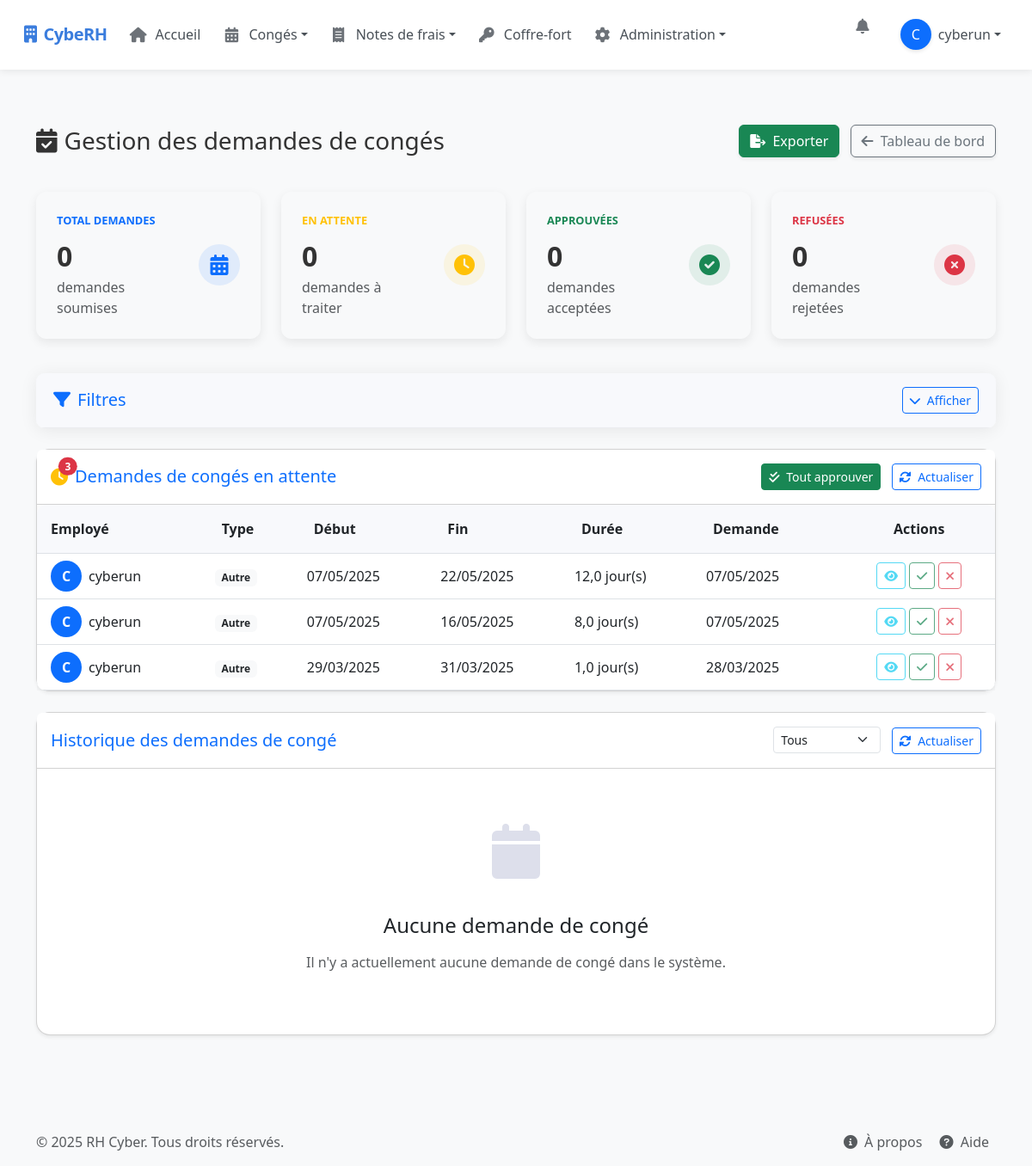
The page /manage-leaves/ (signed in) on the database as committed earlier.
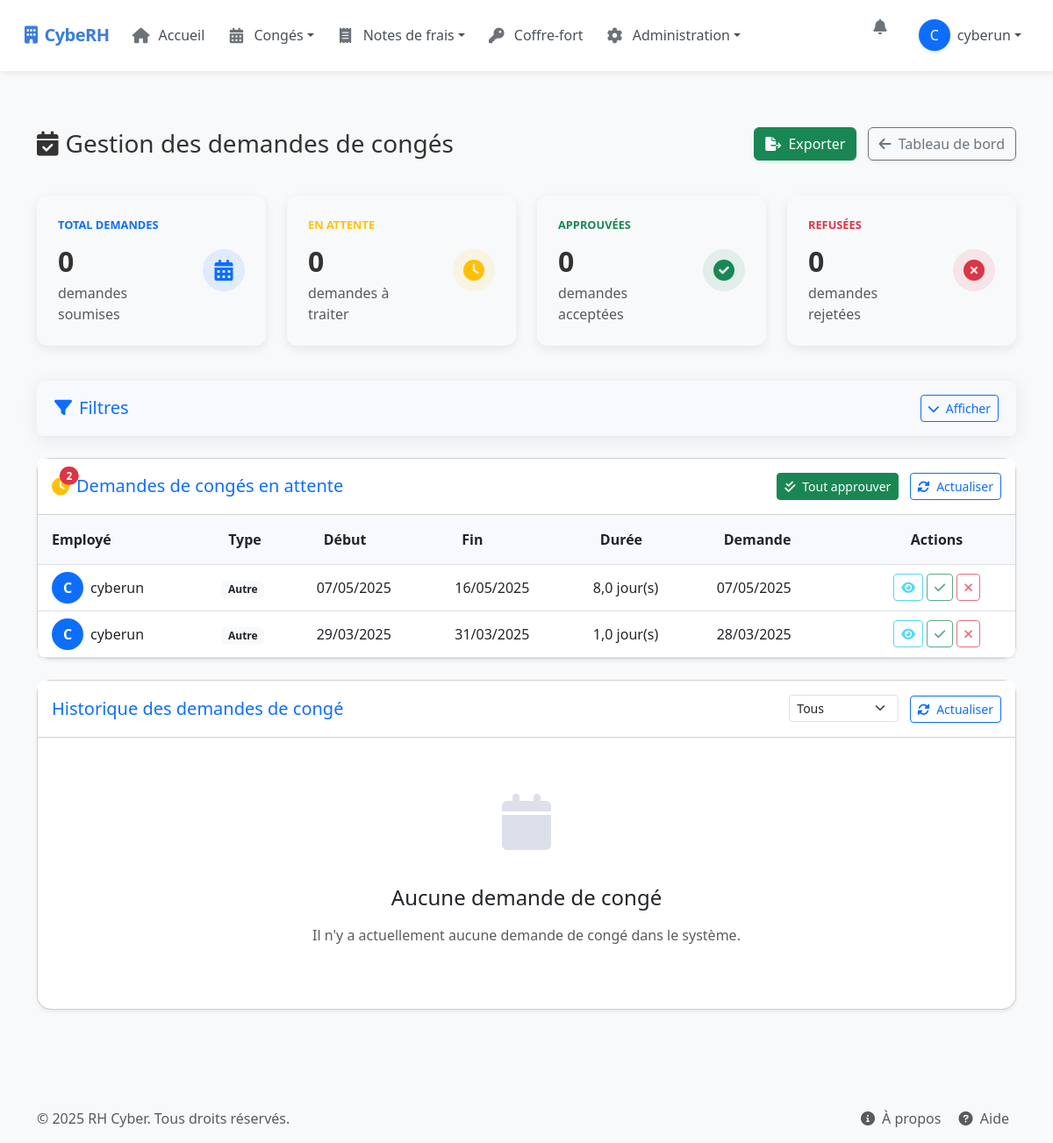
The same page on the database as committed later.
### rh_management/models.py (models this page shows, shortened)
class LeaveRequest(models.Model):
    LEAVE_TYPES = (
        ('annual', 'Congé annuel'),
        ('sick', 'Congé maladie'),
        ('parental', 'Congé parental'),
        ('unpaid', 'Congé sans solde'),
        ('bereavement', 'Congé pour décès'),
        ('marriage', 'Congé pour mariage'),
        ('moving', 'Congé pour déménagement'),
        ('other', 'Autre')
    )
    STATUS_CHOICES = (
        ('pending', 'En attente'),
        ('approved', 'Approuvé'),
        ('rejected', 'Refusé')
    )
    HALF_DAY_PERIOD_CHOICES = (
        ('morning', 'Matin'),
        ('afternoon', 'Après-midi')
    )
    user = models.ForeignKey(User, on_delete=models.CASCADE, related_name='leave_requests')
    leave_type = models.CharField(max_length=20, choices=LEAVE_TYPES)
    start_date = models.DateField()
    end_date = models.DateField()
    half_day = models.BooleanField(default=False)
    half_day_period = models.CharField(max_length=10, choices=HALF_DAY_PERIOD_CHOICES, default='morning', blank=True)
    reason = models.TextField(blank=True, null=True)
    status = models.CharField(max_length=10, choices=STATUS_CHOICES, default='pending')
    attachment = models.FileField(upload_to='leave_attachments/', blank=True, null=True)
    created_at = models.DateTimeField(auto_now_add=True)
    updated_at = models.DateTimeField(auto_now=True)
    days_requested = models.DecimalField(max_digits=4, decimal_places=1, default=0)
    class Meta:
        ordering = ['-created_at']

### rh_management/views/leave_views.py (the view, shortened to what this page needs)
# urls.py: path("manage-leaves/", manage_leaves_view, name="manage_leaves"),
@login_required
@user_passes_test(is_admin_hr_or_encadrant)
def manage_leaves_view(request):
    if not request.user.is_authenticated:
        return redirect('login')
    from .permissions import is_encadrant, is_rh, is_admin
    is_admin_flag = is_admin(request.user)
    is_rh_flag = is_rh(request.user)
    is_encadrant_flag = is_encadrant(request.user)
    if not (is_admin_flag or is_rh_flag or is_encadrant_flag):
        messages.error(request, "Vous n'avez pas les permissions nécessaires pour accéder à cette page.")
        return redirect('dashboard')
    if is_admin_flag:
        pending_leaves = LeaveRequest.objects.filter(status='pending').order_by('-created_at')
        processed_leaves = LeaveRequest.objects.exclude(status='pending').order_by('-updated_at')
    elif is_encadrant_flag:
        stp_group = Group.objects.get(name='STP')
        stp_users = stp_group.user_set.all()
        pending_leaves = LeaveRequest.objects.filter(user__in=stp_users, status='pending').order_by('-created_at')
        processed_leaves = LeaveRequest.objects.filter(user__in=stp_users).exclude(status='pending').order_by('-updated_at')
    else:
        pending_leaves = LeaveRequest.objects.none()
        processed_leaves = LeaveRequest.objects.none()
    user_leaves = LeaveRequest.objects.filter(user=request.user).order_by('-created_at')
    new_leave_requests_count = LeaveRequest.objects.filter(status='pending').count()
    new_expense_reports_count = ExpenseReport.objects.filter(status='pending').count()
    new_kilometric_expenses_count = KilometricExpense.objects.filter(status='pending').count()
    context = {
        'pending_leaves': pending_leaves,
        'user_leaves': user_leaves,
        'processed_leaves': processed_leaves,
        'is_admin': is_admin_flag,
        'is_hr': is_rh_flag,
        'is_encadrant': is_encadrant_flag,
        'new_leave_requests_count': new_leave_requests_count,
        'new_expense_reports_count': new_expense_reports_count,
        'new_kilometric_expenses_count': new_kilometric_expenses_count,
    }
    return render(request, 'rh_management/manage_leaves.html', context)

### rh_management/views/permissions.py (called while the page is built)
def is_admin(user):
    return user.is_superuser

def is_rh(user):
    return user.is_staff or user.groups.filter(name="RH").exists()

def is_encadrant(user):
    return user.groups.filter(name="Encadrant").exists()

def is_admin_hr_or_encadrant(user):
    return user.is_superuser or user.is_staff or user.groups.filter(name='Encadrant').exists()

### templates/rh_management/manage_leaves.html (shortened to what the changed rows need)
{% extends "base.html" %}
{% block content %}
<div class="container py-4">
    <div class="d-sm-flex align-items-center justify-content-between leave-header">
        <h1 class="h3 mb-0 text-gray-800"><i class="fas fa-calendar-check me-2"></i>Gestion des demandes de congés</h1>
    </div>
    <div class="card shadow-sm mb-4 rounded-4">
        <div class="card-header py-3 d-flex justify-content-between align-items-center bg-white rounded-top">
            <div class="d-flex align-items-center">
                <span class="position-relative me-2">
                    <i class="fas fa-clock fa-lg text-warning"></i>
                    {% if pending_leaves %}
                    <span class="position-absolute top-0 start-100 translate-middle badge rounded-pill bg-danger">
                        {{ pending_leaves|length }}
                    </span>
                    {% endif %}
                </span>
            </div>
        </div>
        <div class="card-body p-0">
            {% if pending_leaves %}
                <div class="table-responsive">
                    <table class="table table-hover leave-table align-middle mb-0" id="pendingLeavesTable">
                        <thead>
                            <tr>
                                <th class="ps-3">Employé</th>
                                <th>Type</th>
                                <th>Début</th>
                                <th>Fin</th>
                                <th>Durée</th>
                                <th>Demande</th>
                                <th class="text-center">Actions</th>
                            </tr>
                        </thead>
                        <tbody>
                            {% for leave in pending_leaves %}
                                <tr class="leave-row">
                                    <td class="ps-3">
                                        <div class="d-flex align-items-center">
                                            <div class="user-bubble bg-primary text-white me-2">
                                                {{ leave.user.get_full_name|default:leave.user.username|slice:":1"|upper }}
                                            </div>
                                            <div>{{ leave.user.get_full_name|default:leave.user.username }}</div>
                                        </div>
                                    </td>
                                    <td>
                                        <span class="badge bg-light text-dark">{{ leave.get_leave_type_display }}</span>
                                    </td>
                                    <td>{{ leave.start_date|date:"d/m/Y" }}</td>
                                    <td>{{ leave.end_date|date:"d/m/Y" }}</td>
                                    <td>{{ leave.days_requested }} jour(s)</td>
                                    <td>{{ leave.created_at|date:"d/m/Y" }}</td>
                                    <td>
                                        <div class="btn-group-actions d-flex justify-content-center">
                                            <button type="button" class="btn btn-sm btn-outline-info me-1 view-leave"
                                                    data-bs-toggle="modal"
                                                    data-bs-target="#detailsModal{{ leave.id }}">
                                                <i class="fas fa-eye"></i>
                                            </button>
                                            <button type="button" class="btn btn-sm btn-outline-success me-1 approve-leave"
                                                    data-bs-toggle="modal"
                                                    data-bs-target="#approveModal{{ leave.id }}">
                                                <i class="fas fa-check"></i>
                                            </button>
                                            <button type="button" class="btn btn-sm btn-outline-danger reject-leave"
                                                    data-bs-toggle="modal"
                                                    data-bs-target="#rejectModal{{ leave.id }}">
                                                <i class="fas fa-times"></i>
                                            </button>
                                        </div>
                                    </td>
                                </tr>
                            {% endfor %}
                        </tbody>
                    </table>
                </div>
            {% endif %}
        </div>
    </div>
</div>
{% endblock %}

Rows that differ between the two databases and show on the page:
no longer on this page (row edited): LeaveRequest: user.get_full_name "C", user.get_full_name "cyberun", leave_type "Autre", start_date "07/05/2025", end_date "22/05/2025", days_requested "12,0", created_at "07/05/2025"
Other text that changed with them:
{{ pending_leaves|length }}: "3" → "2"
